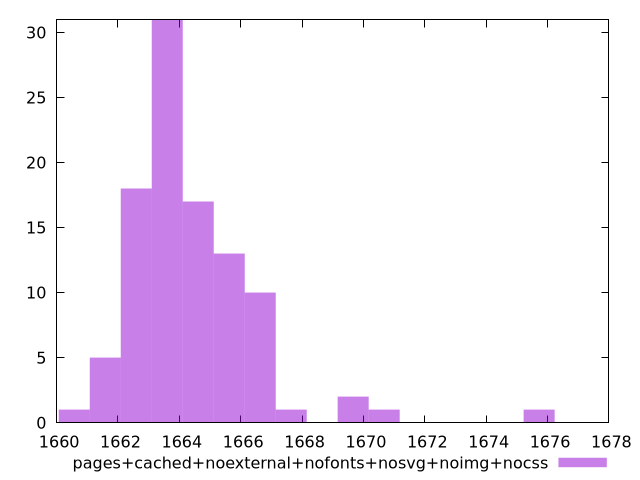

Recreate this plot in gnuplot.
$_pagesCachedNoexternalNofontsNosvgNoimgNocss <<EOF
1662.5955973628584 18
1664.615762122716 17
1666.6359268825736 10
1665.625844502645 13
1663.6056797427873 31
1669.66617402236 2
1670.676256402289 1
1675.7266683019332 1
1661.5855149829295 5
1667.6460092625025 1
1660.5754326030008 1
EOF
set key outside below
set terminal pngcairo
set output "report_00006_2020-11-02T20-21-41.718Z/first-meaningful-paint/pages+cached+noexternal+nofonts+nosvg+noimg+nocss//raw_hist.png"
set yrange [0:31]
set boxwidth 1.0100823799288325
set style fill transparent solid 0.5 noborder
plot $_pagesCachedNoexternalNofontsNosvgNoimgNocss title "pages+cached+noexternal+nofonts+nosvg+noimg+nocss" with boxes ,
